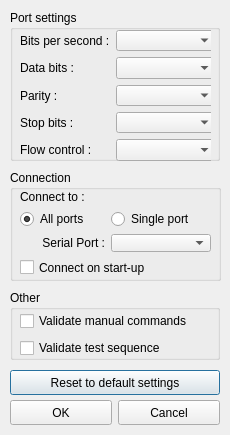
<?xml version="1.0" encoding="UTF-8"?>
<ui version="4.0">
 <class>MenuSettings</class>
 <widget class="QDialog" name="MenuSettings">
  <property name="windowModality">
   <enum>Qt::WindowModal</enum>
  </property>
  <property name="geometry">
   <rect>
    <x>0</x>
    <y>0</y>
    <width>230</width>
    <height>435</height>
   </rect>
  </property>
  <property name="minimumSize">
   <size>
    <width>230</width>
    <height>435</height>
   </size>
  </property>
  <property name="maximumSize">
   <size>
    <width>230</width>
    <height>435</height>
   </size>
  </property>
  <property name="windowTitle">
   <string>Settings</string>
  </property>
  <property name="modal">
   <bool>true</bool>
  </property>
  <widget class="QGroupBox" name="groupBox">
   <property name="geometry">
    <rect>
     <x>10</x>
     <y>10</y>
     <width>210</width>
     <height>151</height>
    </rect>
   </property>
   <property name="title">
    <string>Port settings</string>
   </property>
   <widget class="QWidget" name="formLayoutWidget_3">
    <property name="geometry">
     <rect>
      <x>10</x>
      <y>20</y>
      <width>191</width>
      <height>131</height>
     </rect>
    </property>
    <layout class="QFormLayout" name="formLayout_3">
     <item row="0" column="0">
      <widget class="QLabel" name="bitsPerSecondLabel">
       <property name="minimumSize">
        <size>
         <width>0</width>
         <height>0</height>
        </size>
       </property>
       <property name="text">
        <string>Bits per second :</string>
       </property>
      </widget>
     </item>
     <item row="1" column="0">
      <widget class="QLabel" name="dataBitsLabel">
       <property name="text">
        <string>Data bits :</string>
       </property>
      </widget>
     </item>
     <item row="2" column="0">
      <widget class="QLabel" name="parityLabel">
       <property name="text">
        <string>Parity :</string>
       </property>
      </widget>
     </item>
     <item row="3" column="0">
      <widget class="QLabel" name="stopBitsLabel">
       <property name="text">
        <string>Stop bits :</string>
       </property>
      </widget>
     </item>
     <item row="4" column="0">
      <widget class="QLabel" name="flowControlLabel">
       <property name="text">
        <string>Flow control :</string>
       </property>
      </widget>
     </item>
     <item row="0" column="1">
      <widget class="QComboBox" name="cmbBps">
       <property name="sizePolicy">
        <sizepolicy hsizetype="Fixed" vsizetype="Fixed">
         <horstretch>0</horstretch>
         <verstretch>0</verstretch>
        </sizepolicy>
       </property>
       <property name="minimumSize">
        <size>
         <width>100</width>
         <height>0</height>
        </size>
       </property>
       <property name="focusPolicy">
        <enum>Qt::ClickFocus</enum>
       </property>
      </widget>
     </item>
     <item row="1" column="1">
      <widget class="QComboBox" name="cmbDataBits">
       <property name="sizePolicy">
        <sizepolicy hsizetype="Fixed" vsizetype="Fixed">
         <horstretch>0</horstretch>
         <verstretch>0</verstretch>
        </sizepolicy>
       </property>
       <property name="minimumSize">
        <size>
         <width>100</width>
         <height>0</height>
        </size>
       </property>
       <property name="focusPolicy">
        <enum>Qt::ClickFocus</enum>
       </property>
      </widget>
     </item>
     <item row="2" column="1">
      <widget class="QComboBox" name="cmbParity">
       <property name="sizePolicy">
        <sizepolicy hsizetype="Fixed" vsizetype="Fixed">
         <horstretch>0</horstretch>
         <verstretch>0</verstretch>
        </sizepolicy>
       </property>
       <property name="minimumSize">
        <size>
         <width>100</width>
         <height>0</height>
        </size>
       </property>
       <property name="focusPolicy">
        <enum>Qt::ClickFocus</enum>
       </property>
      </widget>
     </item>
     <item row="3" column="1">
      <widget class="QComboBox" name="cmbStopBits">
       <property name="sizePolicy">
        <sizepolicy hsizetype="Fixed" vsizetype="Fixed">
         <horstretch>0</horstretch>
         <verstretch>0</verstretch>
        </sizepolicy>
       </property>
       <property name="minimumSize">
        <size>
         <width>100</width>
         <height>0</height>
        </size>
       </property>
       <property name="focusPolicy">
        <enum>Qt::ClickFocus</enum>
       </property>
      </widget>
     </item>
     <item row="4" column="1">
      <widget class="QComboBox" name="cmbFlowControl">
       <property name="sizePolicy">
        <sizepolicy hsizetype="Fixed" vsizetype="Fixed">
         <horstretch>0</horstretch>
         <verstretch>0</verstretch>
        </sizepolicy>
       </property>
       <property name="minimumSize">
        <size>
         <width>100</width>
         <height>0</height>
        </size>
       </property>
       <property name="focusPolicy">
        <enum>Qt::ClickFocus</enum>
       </property>
      </widget>
     </item>
    </layout>
   </widget>
  </widget>
  <widget class="QGroupBox" name="groupBox_2">
   <property name="geometry">
    <rect>
     <x>10</x>
     <y>170</y>
     <width>211</width>
     <height>111</height>
    </rect>
   </property>
   <property name="title">
    <string>Connection</string>
   </property>
   <widget class="QWidget" name="gridLayoutWidget">
    <property name="geometry">
     <rect>
      <x>10</x>
      <y>20</y>
      <width>191</width>
      <height>87</height>
     </rect>
    </property>
    <layout class="QGridLayout" name="gridLayout">
     <item row="2" column="1">
      <widget class="QComboBox" name="cmbPorts">
       <property name="enabled">
        <bool>true</bool>
       </property>
       <property name="sizePolicy">
        <sizepolicy hsizetype="Fixed" vsizetype="Fixed">
         <horstretch>0</horstretch>
         <verstretch>0</verstretch>
        </sizepolicy>
       </property>
       <property name="minimumSize">
        <size>
         <width>100</width>
         <height>0</height>
        </size>
       </property>
       <property name="focusPolicy">
        <enum>Qt::ClickFocus</enum>
       </property>
      </widget>
     </item>
     <item row="2" column="0">
      <widget class="QLabel" name="serialPortLabel">
       <property name="enabled">
        <bool>true</bool>
       </property>
       <property name="sizePolicy">
        <sizepolicy hsizetype="Preferred" vsizetype="Preferred">
         <horstretch>0</horstretch>
         <verstretch>0</verstretch>
        </sizepolicy>
       </property>
       <property name="text">
        <string>Serial Port :</string>
       </property>
       <property name="alignment">
        <set>Qt::AlignRight|Qt::AlignTrailing|Qt::AlignVCenter</set>
       </property>
      </widget>
     </item>
     <item row="3" column="0" colspan="2">
      <widget class="QCheckBox" name="chkAutoConnect">
       <property name="text">
        <string>Connect on start-up</string>
       </property>
      </widget>
     </item>
     <item row="1" column="0">
      <widget class="QRadioButton" name="radioAll">
       <property name="text">
        <string>All ports</string>
       </property>
       <property name="checked">
        <bool>true</bool>
       </property>
      </widget>
     </item>
     <item row="1" column="1">
      <widget class="QRadioButton" name="radioSingle">
       <property name="text">
        <string>Single port</string>
       </property>
      </widget>
     </item>
     <item row="0" column="0" colspan="2">
      <widget class="QLabel" name="label">
       <property name="text">
        <string>Connect to :</string>
       </property>
      </widget>
     </item>
    </layout>
   </widget>
  </widget>
  <widget class="QGroupBox" name="groupBox_3">
   <property name="geometry">
    <rect>
     <x>10</x>
     <y>290</y>
     <width>210</width>
     <height>70</height>
    </rect>
   </property>
   <property name="title">
    <string>Other</string>
   </property>
   <widget class="QWidget" name="verticalLayoutWidget">
    <property name="geometry">
     <rect>
      <x>10</x>
      <y>20</y>
      <width>191</width>
      <height>51</height>
     </rect>
    </property>
    <layout class="QVBoxLayout" name="verticalLayout">
     <item>
      <widget class="QCheckBox" name="chkVerifManCom">
       <property name="text">
        <string>Validate manual commands</string>
       </property>
      </widget>
     </item>
     <item>
      <widget class="QCheckBox" name="chkVerifSeq">
       <property name="text">
        <string>Validate test sequence</string>
       </property>
      </widget>
     </item>
    </layout>
   </widget>
  </widget>
  <widget class="QPushButton" name="btnReset">
   <property name="geometry">
    <rect>
     <x>10</x>
     <y>370</y>
     <width>210</width>
     <height>25</height>
    </rect>
   </property>
   <property name="text">
    <string>Reset to default settings</string>
   </property>
  </widget>
  <widget class="QPushButton" name="btnOk">
   <property name="geometry">
    <rect>
     <x>10</x>
     <y>400</y>
     <width>102</width>
     <height>25</height>
    </rect>
   </property>
   <property name="text">
    <string>OK</string>
   </property>
  </widget>
  <widget class="QPushButton" name="btnCancel">
   <property name="geometry">
    <rect>
     <x>118</x>
     <y>400</y>
     <width>102</width>
     <height>25</height>
    </rect>
   </property>
   <property name="text">
    <string>Cancel</string>
   </property>
  </widget>
 </widget>
 <resources/>
 <connections/>
</ui>
